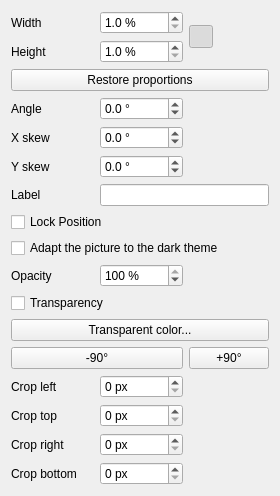
<?xml version="1.0" encoding="UTF-8"?>
<ui version="4.0">
 <class>ImagePropertiesWidget</class>
 <widget class="QWidget" name="ImagePropertiesWidget">
  <property name="geometry">
   <rect>
    <x>0</x>
    <y>0</y>
    <width>280</width>
    <height>230</height>
   </rect>
  </property>
  <property name="windowTitle">
   <string>Form</string>
  </property>
  <layout class="QGridLayout" name="gridLayout">
   <property name="sizeConstraint">
    <enum>QLayout::SetMinimumSize</enum>
   </property>
   <item row="0" column="0">
    <widget class="QLabel" name="label_width">
     <property name="text">
      <string>Width</string>
     </property>
    </widget>
   </item>
   <item row="0" column="1">
    <widget class="QDoubleSpinBox" name="m_width_sb">
     <property name="suffix">
      <string> %</string>
     </property>
     <property name="decimals">
      <number>1</number>
     </property>
     <property name="minimum">
      <double>1.000000000000000</double>
     </property>
     <property name="maximum">
      <double>1000.000000000000000</double>
     </property>
    </widget>
   </item>
   <item row="0" column="2" rowspan="2">
    <widget class="QToolButton" name="m_lock_ratio_tb">
     <property name="toolTip">
      <string>Locked: changing the width or height adjusts the other to keep proportions. Click to unlock.</string>
     </property>
     <property name="checkable">
      <bool>true</bool>
     </property>
     <property name="checked">
      <bool>true</bool>
     </property>
    </widget>
   </item>
   <item row="1" column="0">
    <widget class="QLabel" name="label_height">
     <property name="text">
      <string>Height</string>
     </property>
    </widget>
   </item>
   <item row="1" column="1">
    <widget class="QDoubleSpinBox" name="m_height_sb">
     <property name="suffix">
      <string> %</string>
     </property>
     <property name="decimals">
      <number>1</number>
     </property>
     <property name="minimum">
      <double>1.000000000000000</double>
     </property>
     <property name="maximum">
      <double>1000.000000000000000</double>
     </property>
    </widget>
   </item>
   <item row="2" column="0" colspan="3">
    <widget class="QPushButton" name="m_restore_ratio_pb">
     <property name="text">
      <string>Restore proportions</string>
     </property>
    </widget>
   </item>
   <item row="3" column="0">
    <widget class="QLabel" name="label_angle">
     <property name="text">
      <string>Angle</string>
     </property>
    </widget>
   </item>
   <item row="3" column="1">
    <widget class="QDoubleSpinBox" name="m_angle_sb">
     <property name="suffix">
      <string> °</string>
     </property>
     <property name="decimals">
      <number>1</number>
     </property>
     <property name="minimum">
      <double>-360.000000000000000</double>
     </property>
     <property name="maximum">
      <double>360.000000000000000</double>
     </property>
    </widget>
   </item>
   <item row="4" column="0">
    <widget class="QLabel" name="label_skew_x">
     <property name="text">
      <string>X skew</string>
     </property>
    </widget>
   </item>
   <item row="4" column="1">
    <widget class="QDoubleSpinBox" name="m_skew_x_sb">
     <property name="suffix">
      <string> °</string>
     </property>
     <property name="decimals">
      <number>1</number>
     </property>
     <property name="minimum">
      <double>-85.000000000000000</double>
     </property>
     <property name="maximum">
      <double>85.000000000000000</double>
     </property>
    </widget>
   </item>
   <item row="5" column="0">
    <widget class="QLabel" name="label_skew_y">
     <property name="text">
      <string>Y skew</string>
     </property>
    </widget>
   </item>
   <item row="5" column="1">
    <widget class="QDoubleSpinBox" name="m_skew_y_sb">
     <property name="suffix">
      <string> °</string>
     </property>
     <property name="decimals">
      <number>1</number>
     </property>
     <property name="minimum">
      <double>-85.000000000000000</double>
     </property>
     <property name="maximum">
      <double>85.000000000000000</double>
     </property>
    </widget>
   </item>
   <item row="6" column="0">
    <widget class="QLabel" name="label_label">
     <property name="text">
      <string>Label</string>
     </property>
    </widget>
   </item>
   <item row="6" column="1" colspan="2">
    <widget class="QLineEdit" name="m_label_le">
     <property name="toolTip">
      <string>Text displayed under the image. It follows the image when it is moved, copied or rotated.</string>
     </property>
    </widget>
   </item>
   <item row="7" column="0" colspan="2">
    <widget class="QCheckBox" name="m_lock_pos_cb">
     <property name="text">
      <string>Lock Position</string>
     </property>
    </widget>
   </item>
   <item row="8" column="0" colspan="3">
    <widget class="QCheckBox" name="m_adapt_to_dark_theme_cb">
     <property name="text">
      <string>Adapt the picture to the dark theme</string>
     </property>
     <property name="toolTip">
      <string>Adapts the colors for the dark display only. The original picture, exports and printouts stay unchanged.</string>
     </property>
    </widget>
   </item>
   <item row="9" column="0">
    <widget class="QLabel" name="label_opacity">
     <property name="text">
      <string>Opacity</string>
     </property>
    </widget>
   </item>
   <item row="9" column="1">
    <widget class="QSpinBox" name="m_opacity_sb">
     <property name="suffix">
      <string> %</string>
     </property>
     <property name="maximum">
      <number>100</number>
     </property>
     <property name="value">
      <number>100</number>
     </property>
    </widget>
   </item>
   <item row="10" column="0" colspan="3">
    <widget class="QCheckBox" name="m_alpha_cb">
     <property name="text">
      <string>Transparency</string>
     </property>
     <property name="toolTip">
      <string>Stores the picture with its transparency (PNG). Unchecked, it is stored as a smaller JPEG without transparency.</string>
     </property>
    </widget>
   </item>
   <item row="11" column="0" colspan="3">
    <widget class="QPushButton" name="m_transparent_color_pb">
     <property name="text">
      <string>Transparent color...</string>
     </property>
     <property name="toolTip">
      <string>Choose the color made transparent and its tolerance, with a live preview.</string>
     </property>
    </widget>
   </item>
   <item row="12" column="0" colspan="2">
    <widget class="QPushButton" name="m_rotate_ccw_pb">
     <property name="text">
      <string>-90°</string>
     </property>
     <property name="toolTip">
      <string>Rotate 90° counterclockwise</string>
     </property>
    </widget>
   </item>
   <item row="12" column="2">
    <widget class="QPushButton" name="m_rotate_cw_pb">
     <property name="text">
      <string>+90°</string>
     </property>
     <property name="toolTip">
      <string>Rotate 90° clockwise</string>
     </property>
    </widget>
   </item>
   <item row="13" column="0">
    <widget class="QLabel" name="label_crop_left">
     <property name="text">
      <string>Crop left</string>
     </property>
    </widget>
   </item>
   <item row="13" column="1">
    <widget class="QSpinBox" name="m_crop_left_sb">
     <property name="suffix">
      <string> px</string>
     </property>
     <property name="maximum">
      <number>100000</number>
     </property>
    </widget>
   </item>
   <item row="14" column="0">
    <widget class="QLabel" name="label_crop_top">
     <property name="text">
      <string>Crop top</string>
     </property>
    </widget>
   </item>
   <item row="14" column="1">
    <widget class="QSpinBox" name="m_crop_top_sb">
     <property name="suffix">
      <string> px</string>
     </property>
     <property name="maximum">
      <number>100000</number>
     </property>
    </widget>
   </item>
   <item row="15" column="0">
    <widget class="QLabel" name="label_crop_right">
     <property name="text">
      <string>Crop right</string>
     </property>
    </widget>
   </item>
   <item row="15" column="1">
    <widget class="QSpinBox" name="m_crop_right_sb">
     <property name="suffix">
      <string> px</string>
     </property>
     <property name="maximum">
      <number>100000</number>
     </property>
    </widget>
   </item>
   <item row="16" column="0">
    <widget class="QLabel" name="label_crop_bottom">
     <property name="text">
      <string>Crop bottom</string>
     </property>
    </widget>
   </item>
   <item row="16" column="1">
    <widget class="QSpinBox" name="m_crop_bottom_sb">
     <property name="suffix">
      <string> px</string>
     </property>
     <property name="maximum">
      <number>100000</number>
     </property>
    </widget>
   </item>
   <item row="17" column="0">
    <spacer name="verticalSpacer">
     <property name="orientation">
      <enum>Qt::Vertical</enum>
     </property>
     <property name="sizeHint" stdset="0">
      <size>
       <width>20</width>
       <height>40</height>
      </size>
     </property>
    </spacer>
   </item>
  </layout>
 </widget>
 <resources/>
 <connections/>
</ui>
